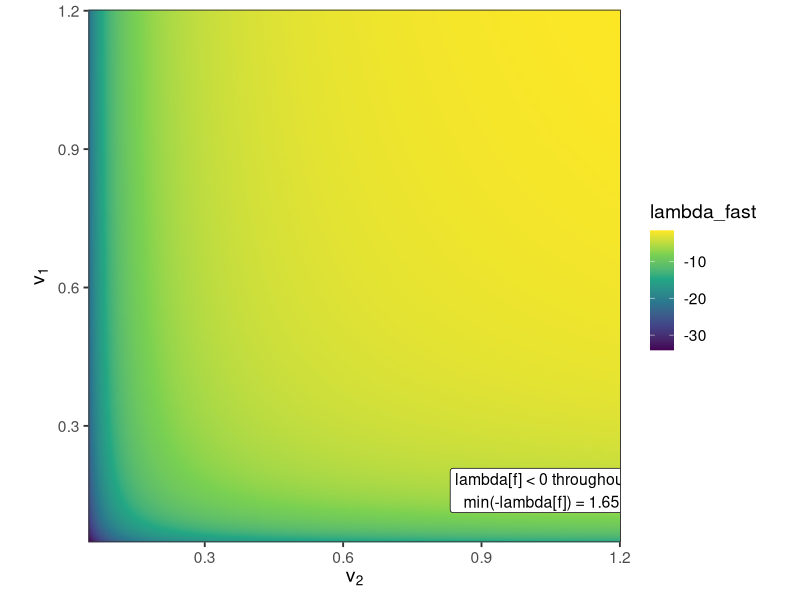
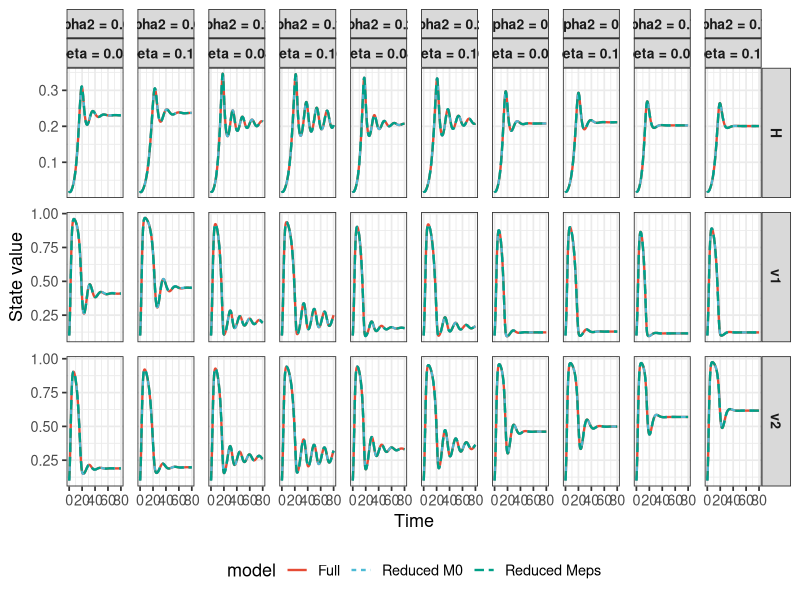
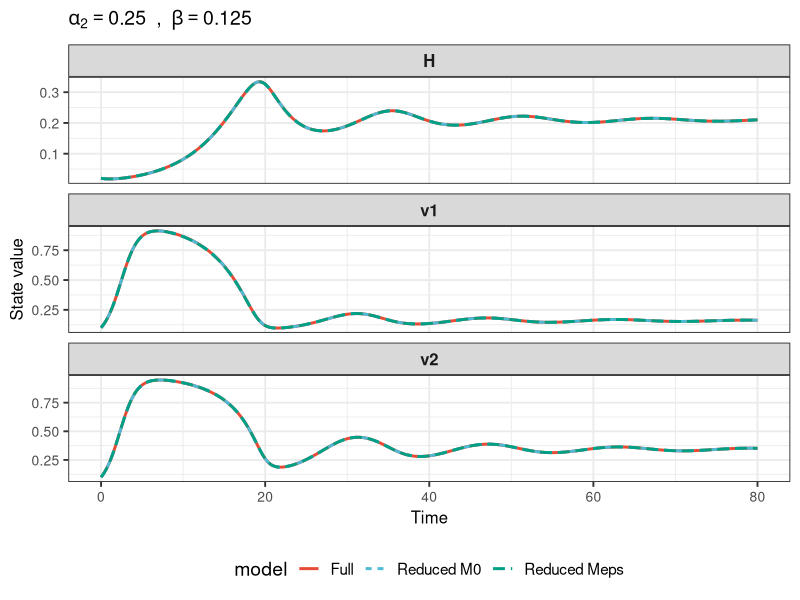
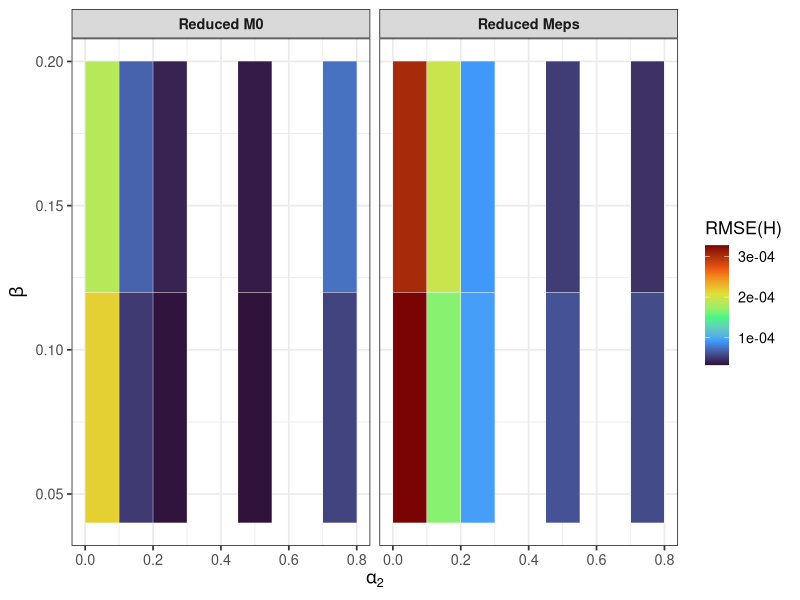
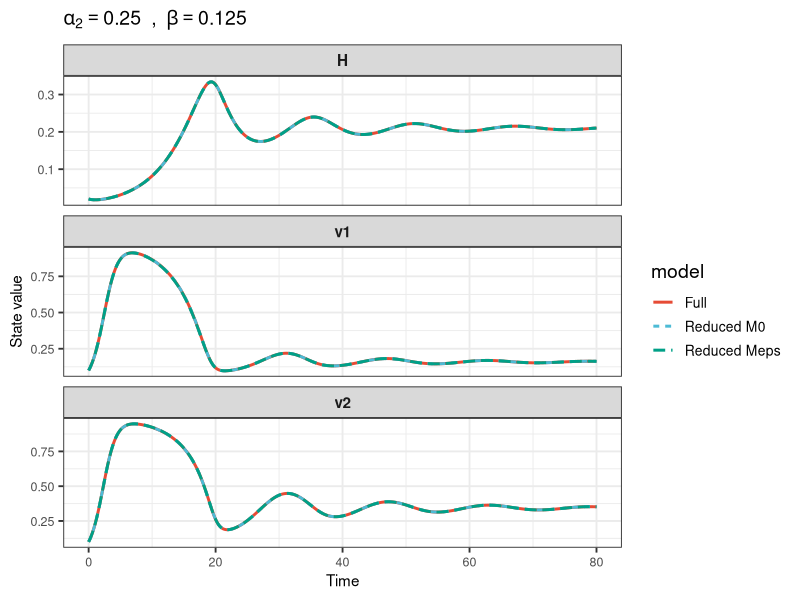
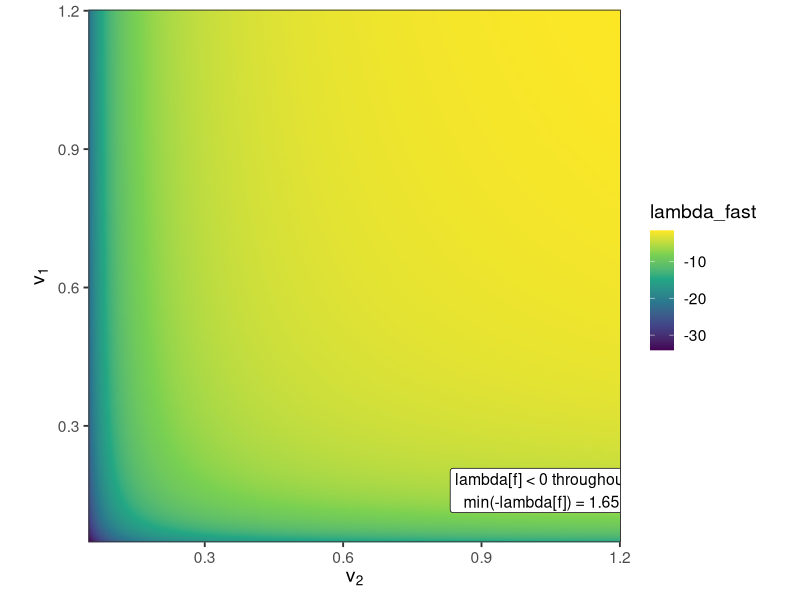
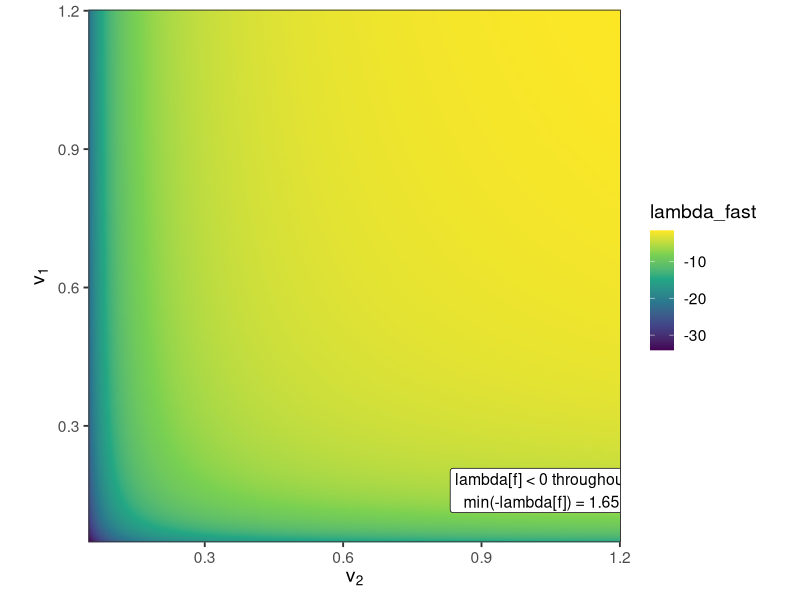
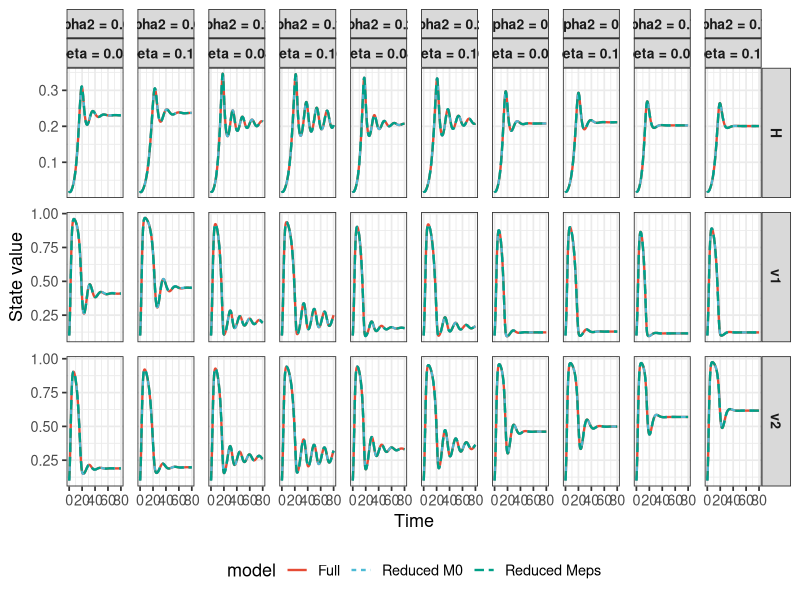

R code for these plots, in order:
## ---- chunk 1
# ============================================================
# Two-patch herbivore-vegetation model:
# full system (2), reduced system on M0 (11),
# and reduced system on M_epsilon (19)
#
# Numerical exploration for different migration intensity alpha2
# and toxicity beta = im/(4G)
# ============================================================

# Install if needed:
# install.packages(c("deSolve", "ggplot2", "dplyr", "tidyr", "patchwork"))

library(deSolve)
library(ggplot2)
library(dplyr)
library(tidyr)
library(patchwork)

# ============================================================
# 1. Parameters from manuscript
# ============================================================
parms <- list(
  K1 = 150,
  K2 = 100,
  r  = 0.2,
  c0 = 0.175,   # original conversion constant before nondimensionalization
  im = 0.75,
  vu = 10,
  b  = 20,

  # User-editable because not fully visible in the manuscript snippet
  mu1 = 0.06,   # dimensional herbivore mortality
  G   = 1.50,   # toxicity tolerance parameter

  # Migration settings
  alpha1_dim = 0.15,   # dimensional alpha1
  alpha2_dim = 0.25,   # dimensional alpha2
  eps = 0.10           # small parameter
)

# ============================================================
# 2. Convert to nondimensional parameters used in the model
# ============================================================
make_nd_parms <- function(parms, alpha2_dim = NULL, beta_override = NULL, eps_override = NULL) {
  if (!is.null(alpha2_dim)) parms$alpha2_dim <- alpha2_dim
  if (!is.null(eps_override)) parms$eps <- eps_override

  b1   <- parms$b / parms$K1
  b2   <- parms$b / parms$K2
  eta  <- parms$im / parms$r
  c    <- parms$c0 * parms$im / parms$r
  a1   <- parms$alpha1_dim / parms$r
  a2   <- parms$alpha2_dim / parms$r
  k1   <- 1 / parms$K1
  k2   <- 1 / parms$K2
  mu   <- parms$mu1 / parms$r
  beta <- if (is.null(beta_override)) parms$im / (4 * parms$G) else beta_override
  rho1 <- parms$vu / parms$K1
  rho2 <- parms$vu / parms$K2

  list(
    b1 = b1, b2 = b2, eta = eta, c = c,
    alpha1 = a1, alpha2 = a2, k1 = k1, k2 = k2,
    mu = mu, beta = beta, rho1 = rho1, rho2 = rho2,
    eps = parms$eps
  )
}

# ============================================================
# 3. Helper functions
# ============================================================
Cfun <- function(v, b, rho, beta) {
  1 - beta * (v - rho) / (b + v - rho)
}

m1_fun <- function(v1, p) p$alpha1 / (p$k1 + v1)
m2_fun <- function(v2, p) p$alpha2 / (p$k2 + v2)

hstar_M0 <- function(v1, v2, H, p) {
  m1 <- m1_fun(v1, p)
  m2 <- m2_fun(v2, p)
  (m2 / (m1 + m2)) * H
}

psi_Meps <- function(v1, v2, H, p) {
  m1 <- m1_fun(v1, p)
  m2 <- m2_fun(v2, p)
  H0 <- (m2 / (m1 + m2)) * H
  corr <- 1 + (p$eps / (m1 + m2)) *
    (p$c * Cfun(v1, p$b1, p$rho1, p$beta) * (v1 - p$rho1) / (p$b1 + v1 - p$rho1) - p$mu)
  H0 * corr
}

# ============================================================
# 4. Full model
# state = c(v1, v2, h1, H)
# ============================================================
full_model <- function(t, state, p) {
  v1 <- state["v1"]
  v2 <- state["v2"]
  h1 <- state["h1"]
  H  <- state["H"]

  C1 <- Cfun(v1, p$b1, p$rho1, p$beta)
  C2 <- Cfun(v2, p$b2, p$rho2, p$beta)

  dv1 <- v1 * (1 - v1) -
    p$eta * (v1 - p$rho1) * h1 / (p$b1 + v1 - p$rho1) * C1

  dv2 <- v2 * (1 - v2) -
    p$eta * (v2 - p$rho2) * (H - h1) / (p$b2 + v2 - p$rho2) * C2

  dh1 <- C1 * p$c * (v1 - p$rho1) * h1 / (p$b1 + v1 - p$rho1) -
    p$mu * h1 +
    (1 / p$eps) * (p$alpha2 * (H - h1) / (p$k2 + v2) - p$alpha1 * h1 / (p$k1 + v1))

  dH <- C1 * p$c * (v1 - p$rho1) * h1 / (p$b1 + v1 - p$rho1) +
    C2 * p$c * (v2 - p$rho2) * (H - h1) / (p$b2 + v2 - p$rho2) -
    p$mu * H

  list(c(dv1, dv2, dh1, dH))
}

# ============================================================
# Fast subsystem eigenvalue heatmap
# ============================================================

p_fast <- make_nd_parms(
  parms,
  alpha2_dim = 0.25,
  beta_override = 0.125
)

v1_grid <- seq(0.05, 1.20, length.out = 250)
v2_grid <- seq(0.05, 1.20, length.out = 250)

fast_df <- expand.grid(
  v1 = v1_grid,
  v2 = v2_grid
) |>
  dplyr::mutate(
    m1 = p_fast$alpha1 / (p_fast$k1 + v1),
    m2 = p_fast$alpha2 / (p_fast$k2 + v2),
    lambda_fast = -(m1 + m2),
    spectral_gap = -lambda_fast
  )

min_gap <- min(fast_df$spectral_gap, na.rm = TRUE)

p_fast_eig <- ggplot(
  fast_df,
  aes(x = v2, y = v1, fill = lambda_fast)
) +
  geom_raster(interpolate = TRUE) +
  coord_equal(expand = FALSE) +
  scale_fill_viridis_c(
    #name = expression(lambda[f])
  ) +
  annotate(
    "label",
    x = 1.03,
    y = 0.16,
    label = paste0(
      "lambda[f] < 0 throughout\n",
      "min(-lambda[f]) = ", round(min_gap, 2)
    ),
    parse = FALSE,
    size = 4
  ) +
  theme_bw(base_size = 14) +
  theme(
    panel.grid = element_blank(),
    legend.position = "right"
  ) +
  labs(
    x = expression(v[2]),
    y = expression(v[1])
  )

print(p_fast_eig)

ggsave(
  "~/Downloads/Esraa Alam/scripts.R/results2/fast_eigenvalues_heatmap.pdf",
  p_fast_eig,
  width = 6.5,
  height = 5.2
)

ggsave(
  "~/Downloads/Esraa Alam/scripts.R/results2/fast_eigenvalues_heatmap.png",
  p_fast_eig,
  width = 6.5,
  height = 5.2,
  dpi = 300
)
# ============================================================
# 5. Reduced model on M0
# state = c(v1, v2, H)
# ============================================================
reduced_M0 <- function(t, state, p) {
  v1 <- state["v1"]
  v2 <- state["v2"]
  H  <- state["H"]

  h1s <- hstar_M0(v1, v2, H, p)
  C1 <- Cfun(v1, p$b1, p$rho1, p$beta)
  C2 <- Cfun(v2, p$b2, p$rho2, p$beta)

  dv1 <- v1 * (1 - v1) -
    p$eta * (v1 - p$rho1) * h1s / (p$b1 + v1 - p$rho1) * C1

  dv2 <- v2 * (1 - v2) -
    p$eta * (v2 - p$rho2) * (H - h1s) / (p$b2 + v2 - p$rho2) * C2

  dH <- C1 * p$c * (v1 - p$rho1) * h1s / (p$b1 + v1 - p$rho1) +
    C2 * p$c * (v2 - p$rho2) * (H - h1s) / (p$b2 + v2 - p$rho2) -
    p$mu * H

  list(c(dv1, dv2, dH))
}

# ============================================================
# 6. Reduced model on M_epsilon
# state = c(v1, v2, H)
# ============================================================
reduced_Meps <- function(t, state, p) {
  v1 <- state["v1"]
  v2 <- state["v2"]
  H  <- state["H"]

  psi <- psi_Meps(v1, v2, H, p)
  C1  <- Cfun(v1, p$b1, p$rho1, p$beta)
  C2  <- Cfun(v2, p$b2, p$rho2, p$beta)

  dv1 <- v1 * (1 - v1) -
    p$eta * (v1 - p$rho1) * psi / (p$b1 + v1 - p$rho1) * C1

  dv2 <- v2 * (1 - v2) -
    p$eta * (v2 - p$rho2) * (H - psi) / (p$b2 + v2 - p$rho2) * C2

  dH <- C1 * p$c * (v1 - p$rho1) * psi / (p$b1 + v1 - p$rho1) +
    C2 * p$c * (v2 - p$rho2) * (H - psi) / (p$b2 + v2 - p$rho2) -
    p$mu * H

  list(c(dv1, dv2, dH))
}

# ============================================================
# 7. Simulation wrapper
# ============================================================
run_case <- function(alpha2_dim, beta_val, parms,
                     times = seq(0, 80, by = 0.05),
                     y0_full = c(v1 = 0.10, v2 = 0.10, h1 = 0.02, H = 0.02),
                     atol = 1e-9, rtol = 1e-8) {

  p <- make_nd_parms(parms, alpha2_dim = alpha2_dim, beta_override = beta_val)

  # Full model
  out_full <- as.data.frame(ode(
    y = y0_full, times = times, func = full_model, parms = p,
    method = "lsoda", atol = atol, rtol = rtol
  ))

  # Reduced M0 initial state: use unname() so column names remain exactly v1, v2, H
  y0_M0 <- c(
    v1 = unname(y0_full["v1"]),
    v2 = unname(y0_full["v2"]),
    H  = unname(y0_full["H"])
  )

  out_M0 <- as.data.frame(ode(
    y = y0_M0, times = times, func = reduced_M0, parms = p,
    method = "lsoda", atol = atol, rtol = rtol
  ))

  # Reduced Meps initial state
  y0_Meps <- c(
    v1 = unname(y0_full["v1"]),
    v2 = unname(y0_full["v2"]),
    H  = unname(y0_full["H"])
  )

  out_Meps <- as.data.frame(ode(
    y = y0_Meps, times = times, func = reduced_Meps, parms = p,
    method = "lsoda", atol = atol, rtol = rtol
  ))

  # Add metadata
  out_full$model  <- "Full"
  out_M0$model    <- "Reduced M0"
  out_Meps$model  <- "Reduced Meps"

  out_full$alpha2_dim <- alpha2_dim
  out_M0$alpha2_dim   <- alpha2_dim
  out_Meps$alpha2_dim <- alpha2_dim

  out_full$beta <- beta_val
  out_M0$beta   <- beta_val
  out_Meps$beta <- beta_val

  list(full = out_full, M0 = out_M0, Meps = out_Meps)
}

# ============================================================
# 8. Explore migration intensity and toxicity
# ============================================================
alpha2_vals <- c(0.05, 0.15, 0.25, 0.50, 0.75)
beta_vals   <- c(0.08, 0.16) #0.12, 0.16, 0.20)

cases <- list()
k <- 1
for (a2 in alpha2_vals) {
  for (bval in beta_vals) {
    cases[[k]] <- run_case(alpha2_dim = a2, beta_val = bval, parms = parms)
    k <- k + 1
    k
  }
}

all_full <- dplyr::bind_rows(lapply(cases, `[[`, "full"))
all_M0   <- dplyr::bind_rows(lapply(cases, `[[`, "M0"))
all_Meps <- dplyr::bind_rows(lapply(cases, `[[`, "Meps"))

# ============================================================
# 9. Check column names if needed
# ============================================================
cat("Columns in all_full:\n")
print(colnames(all_full))

cat("Columns in all_M0:\n")
print(colnames(all_M0))

cat("Columns in all_Meps:\n")
print(colnames(all_Meps))

# ============================================================
# 10. Convert to long format for plotting
# ============================================================
full_long <- all_full |>
  dplyr::select(time, v1, v2, H, alpha2_dim, beta, model) |>
  tidyr::pivot_longer(cols = c(v1, v2, H), names_to = "state", values_to = "value")

M0_long <- all_M0 |>
  dplyr::select(time, v1, v2, H, alpha2_dim, beta, model) |>
  tidyr::pivot_longer(cols = c(v1, v2, H), names_to = "state", values_to = "value")

Meps_long <- all_Meps |>
  dplyr::select(time, v1, v2, H, alpha2_dim, beta, model) |>
  tidyr::pivot_longer(cols = c(v1, v2, H), names_to = "state", values_to = "value")

all_long <- dplyr::bind_rows(full_long, M0_long, Meps_long)

# ============================================================
# 11. Publication-quality trajectory grid
# ============================================================

all_long$alpha_label <- paste0("alpha2 = ", all_long$alpha2_dim)
all_long$beta_label  <- paste0("beta = ", all_long$beta)
all_long$scenario <- paste0(
  "α₂=", all_long$alpha2_dim,
  "\nβ=", all_long$beta
)

p_traj <- ggplot(all_long,
                 aes(x = time, y = value,
                     color = model,
                     linetype = model)) +

  geom_line(linewidth = 0.8) +

  facet_grid(
    state ~ alpha_label + beta_label,
    scales = "free_y"
  ) +

  scale_color_manual(values = c(
    "Full" = "#E64B35",
    "Reduced M0" = "#4DBBD5",
    "Reduced Meps" = "#00A087"
  )) +

  theme_bw(base_size = 13) +
  theme(
    strip.text = element_text(size = 10, face = "bold"),
    legend.position = "bottom",
    panel.spacing = unit(0.7, "lines")
  ) +

  labs(
    #title = "Dynamics of the full and reduced models across migration and toxicity regimes",
    x = "Time",
    y = "State value"
  )

print(p_traj)

# ============================================================
# 12. Approximation error of reduced systems vs full model
# ============================================================
compare_error <- function(full_df, red_df) {
  merged <- full_df |>
    dplyr::select(time, v1_full = v1, v2_full = v2, H_full = H) |>
    dplyr::inner_join(
      red_df |> dplyr::select(time, v1_red = v1, v2_red = v2, H_red = H),
      by = "time"
    ) |>
    dplyr::mutate(
      err_v1 = abs(v1_full - v1_red),
      err_v2 = abs(v2_full - v2_red),
      err_H  = abs(H_full - H_red)
    )

  dplyr::summarise(
    merged,
    max_err_v1 = max(err_v1, na.rm = TRUE),
    max_err_v2 = max(err_v2, na.rm = TRUE),
    max_err_H  = max(err_H,  na.rm = TRUE),
    rmse_v1    = sqrt(mean(err_v1^2, na.rm = TRUE)),
    rmse_v2    = sqrt(mean(err_v2^2, na.rm = TRUE)),
    rmse_H     = sqrt(mean(err_H^2,  na.rm = TRUE))
  )
}

err_tbl <- dplyr::bind_rows(lapply(cases, function(z) {
  e0 <- compare_error(z$full, z$M0)
  ee <- compare_error(z$full, z$Meps)

  dplyr::bind_rows(
    dplyr::mutate(
      e0,
      alpha2_dim = unique(z$full$alpha2_dim),
      beta = unique(z$full$beta),
      model = "Reduced M0",
      .before = 1
    ),
    dplyr::mutate(
      ee,
      alpha2_dim = unique(z$full$alpha2_dim),
      beta = unique(z$full$beta),
      model = "Reduced Meps",
      .before = 1
    )
  )
}))

print(err_tbl)

# ============================================================
# 13. Example scenario
# ============================================================

example_case <- run_case(alpha2_dim = 0.25, beta_val = 0.125, parms = parms)

ex_full <- example_case$full
ex_M0   <- example_case$M0
ex_Meps <- example_case$Meps

ex_long <- dplyr::bind_rows(
  ex_full |> dplyr::select(time, v1, v2, H, model),
  ex_M0   |> dplyr::select(time, v1, v2, H, model),
  ex_Meps |> dplyr::select(time, v1, v2, H, model)
) |>
  tidyr::pivot_longer(
    cols = c(v1, v2, H),
    names_to = "state",
    values_to = "value"
  )

# ============================================================
# Example trajectory plot
# ============================================================

p_example <- ggplot(
  ex_long,
  aes(time, value,
      color = model,
      linetype = model)
) +

  geom_line(linewidth = 1) +

  facet_wrap(
    ~state,
    ncol = 1,
    scales = "free_y"
  ) +

  scale_color_manual(values = c(
    "Full" = "#E64B35",
    "Reduced M0" = "#4DBBD5",
    "Reduced Meps" = "#00A087"
  )) +

  theme_bw(base_size = 14) +

  theme(
    strip.text = element_text(size = 12, face = "bold"),
    axis.text  = element_text(size = 10),
    axis.title = element_text(size = 12),
    legend.text = element_text(size = 11),
    legend.position = "bottom"
  ) +

  labs(
    subtitle = expression(alpha[2] == 0.25 ~~ "," ~~ beta == 0.125),
    x = "Time",
    y = "State value"
  )

print(p_example)

# ============================================================
# 14. Optional heatmap of RMSE in H
# ============================================================
p_errH <- ggplot(err_tbl,
                 aes(x = alpha2_dim,
                     y = beta,
                     fill = rmse_H)) +

  geom_tile(color = "white") +

  facet_wrap(~model) +

  scale_fill_viridis_c(option = "H") +

  theme_bw(base_size = 13) +
  theme(
    legend.position = "right",
    strip.text = element_text(face = "bold")
  ) +

  labs(
    #title = "Approximation error of reduced systems",
    x = expression(alpha[2]),
    y = expression(beta),
    fill = "RMSE(H)"
  )

print(p_errH)

############################################
#
############################################
p_example <- ggplot(ex_long,
                    aes(time, value,
                        color = model,
                        linetype = model)) +

  geom_line(linewidth = 1) +

  facet_wrap(~state,
             ncol = 1,
             scales = "free_y") +

  scale_color_manual(values = c(
    "Full" = "#E64B35",
    "Reduced M0" = "#4DBBD5",
    "Reduced Meps" = "#00A087"
  )) +

  theme_bw(base_size = 14) +
  theme(
  strip.text = element_text(size = 11, face = "bold"),
  axis.text  = element_text(size = 9),
  axis.title = element_text(size = 11),
  legend.text = element_text(size = 10)
) +

  labs(
    #title = "Comparison of full and reduced model trajectories",
    subtitle = expression(alpha[2] == 0.25 ~~ "," ~~ beta == 0.125),
    x = "Time",
    y = "State value"
  )

print(p_example)

ggsave("~/Downloads/Esraa Alam/scripts.R/results2/figures/trajectory_comparison_grid.pdf", p_traj, width = 14, height = 10)
ggsave("~/Downloads/Esraa Alam/scripts.R/results2/figures/example_trajectory.pdf", p_example, width = 7, height = 8)
ggsave("~/Downloads/Esraa Alam/scripts.R/results2/figures/rmse_heatmap.pdf", p_errH, width = 7, height = 4)
# ============================================================
# 15. Save outputs if desired
# ============================================================
# ggsave("trajectories_grid.png", p_traj, width = 16, height = 10, dpi = 300)
# ggsave("example_comparison.png", p_example, width = 8, height = 8, dpi = 300)
# ggsave("rmse_heatmap_H.png", p_errH, width = 8, height = 4, dpi = 300)
# write.csv(err_tbl, "reduction_error_summary.csv", row.names = FALSE)
